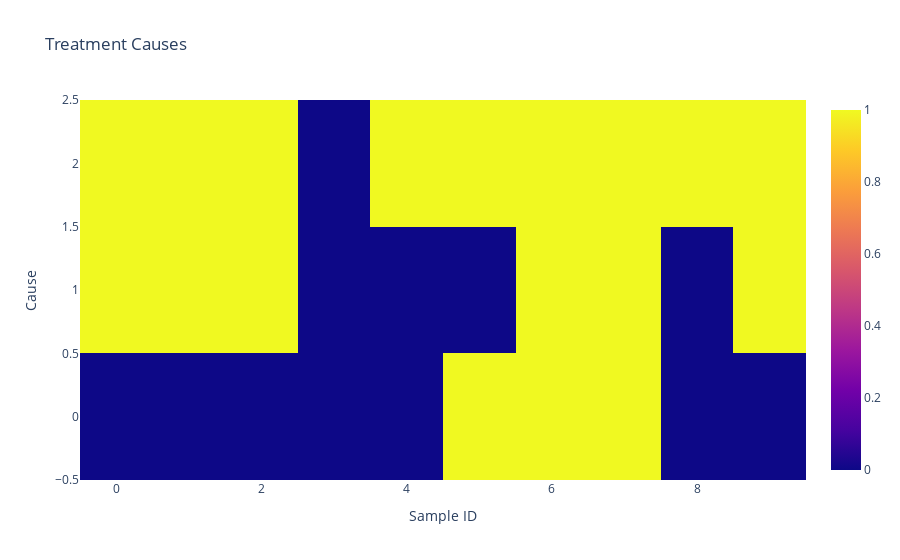

The notebook cell this image was saved under:
### Markdown cell above
Treatment Causes

### Code cell
fig = go.Figure(data=go.Heatmap(z=A_visual[sample_ids].T))
fig.update_layout(
    title="Treatment Causes", xaxis_title="Sample ID", yaxis_title="Cause"
)
fig.show()

### Figure 1 — Plotly figure (JSON) as saved in the notebook; plotly's stock layout.template omitted (floating-point values rounded to 4 significant figures)
{"data": [{"type": "heatmap", "z": [[0, 0, 0, 0, 0, 1, 1, 1, 0, 0], [1, 1, 1, 0, 0, 0, 1, 1, 0, 1], [1, 1, 1, 0, 1, 1, 1, 1, 1, 1]]}], "layout": {"title": {"text": "Treatment Causes"}, "xaxis": {"title": {"text": "Sample ID"}}, "yaxis": {"title": {"text": "Cause"}}}}
